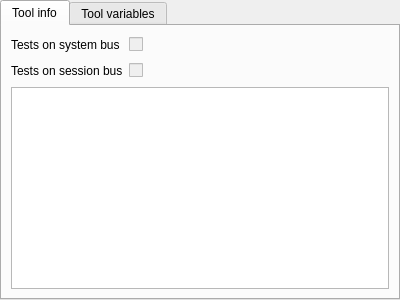
<?xml version="1.0" encoding="UTF-8"?>
<ui version="4.0">
 <class>ToolWidget</class>
 <widget class="QWidget" name="ToolWidget">
  <property name="geometry">
   <rect>
    <x>0</x>
    <y>0</y>
    <width>400</width>
    <height>300</height>
   </rect>
  </property>
  <property name="windowTitle">
   <string>Form</string>
  </property>
  <layout class="QGridLayout" name="gridLayout">
   <property name="leftMargin">
    <number>0</number>
   </property>
   <property name="topMargin">
    <number>0</number>
   </property>
   <property name="rightMargin">
    <number>0</number>
   </property>
   <property name="bottomMargin">
    <number>0</number>
   </property>
   <property name="spacing">
    <number>0</number>
   </property>
   <item row="0" column="0">
    <widget class="QTabWidget" name="tabWidget">
     <property name="currentIndex">
      <number>0</number>
     </property>
     <widget class="QWidget" name="info">
      <attribute name="title">
       <string>Tool info</string>
      </attribute>
      <layout class="QGridLayout" name="gridLayout_2">
       <item row="0" column="2">
        <spacer name="horizontalSpacer">
         <property name="orientation">
          <enum>Qt::Orientation::Horizontal</enum>
         </property>
         <property name="sizeHint" stdset="0">
          <size>
           <width>201</width>
           <height>20</height>
          </size>
         </property>
        </spacer>
       </item>
       <item row="1" column="1">
        <widget class="QCheckBox" name="sessionTestsCheckBox">
         <property name="enabled">
          <bool>false</bool>
         </property>
         <property name="text">
          <string/>
         </property>
         <property name="checkable">
          <bool>true</bool>
         </property>
        </widget>
       </item>
       <item row="1" column="2">
        <spacer name="horizontalSpacer_2">
         <property name="orientation">
          <enum>Qt::Orientation::Horizontal</enum>
         </property>
         <property name="sizeHint" stdset="0">
          <size>
           <width>201</width>
           <height>20</height>
          </size>
         </property>
        </spacer>
       </item>
       <item row="0" column="1">
        <widget class="QCheckBox" name="systemTestsCheckBox">
         <property name="enabled">
          <bool>false</bool>
         </property>
         <property name="text">
          <string/>
         </property>
         <property name="checkable">
          <bool>true</bool>
         </property>
         <property name="tristate">
          <bool>false</bool>
         </property>
        </widget>
       </item>
       <item row="1" column="0">
        <widget class="QLabel" name="sessionTestsLabel">
         <property name="sizePolicy">
          <sizepolicy hsizetype="Minimum" vsizetype="Minimum">
           <horstretch>0</horstretch>
           <verstretch>0</verstretch>
          </sizepolicy>
         </property>
         <property name="minimumSize">
          <size>
           <width>0</width>
           <height>16</height>
          </size>
         </property>
         <property name="text">
          <string>Tests on session bus</string>
         </property>
        </widget>
       </item>
       <item row="0" column="0">
        <widget class="QLabel" name="systemTestsLabel">
         <property name="sizePolicy">
          <sizepolicy hsizetype="Minimum" vsizetype="Minimum">
           <horstretch>0</horstretch>
           <verstretch>0</verstretch>
          </sizepolicy>
         </property>
         <property name="minimumSize">
          <size>
           <width>0</width>
           <height>16</height>
          </size>
         </property>
         <property name="text">
          <string>Tests on system bus</string>
         </property>
        </widget>
       </item>
       <item row="2" column="0" colspan="3">
        <widget class="QTextEdit" name="descriptionTextEdit">
         <property name="readOnly">
          <bool>true</bool>
         </property>
        </widget>
       </item>
      </layout>
     </widget>
     <widget class="QWidget" name="toolVars">
      <attribute name="title">
       <string>Tool variables</string>
      </attribute>
      <layout class="QGridLayout" name="gridLayout_3">
       <item row="0" column="0">
        <widget class="VarsTableView" name="varsTableView">
         <property name="sizePolicy">
          <sizepolicy hsizetype="Expanding" vsizetype="Expanding">
           <horstretch>1</horstretch>
           <verstretch>0</verstretch>
          </sizepolicy>
         </property>
         <property name="contextMenuPolicy">
          <enum>Qt::ContextMenuPolicy::NoContextMenu</enum>
         </property>
         <property name="selectionMode">
          <enum>QAbstractItemView::SelectionMode::NoSelection</enum>
         </property>
         <property name="showGrid">
          <bool>false</bool>
         </property>
         <property name="sortingEnabled">
          <bool>true</bool>
         </property>
         <attribute name="horizontalHeaderVisible">
          <bool>true</bool>
         </attribute>
         <attribute name="horizontalHeaderHighlightSections">
          <bool>false</bool>
         </attribute>
         <attribute name="horizontalHeaderStretchLastSection">
          <bool>true</bool>
         </attribute>
         <attribute name="verticalHeaderVisible">
          <bool>false</bool>
         </attribute>
        </widget>
       </item>
      </layout>
     </widget>
    </widget>
   </item>
  </layout>
 </widget>
 <customwidgets>
  <customwidget>
   <class>VarsTableView</class>
   <extends>QTableView</extends>
   <header>gui/varstableview.h</header>
  </customwidget>
 </customwidgets>
 <resources/>
 <connections/>
</ui>
